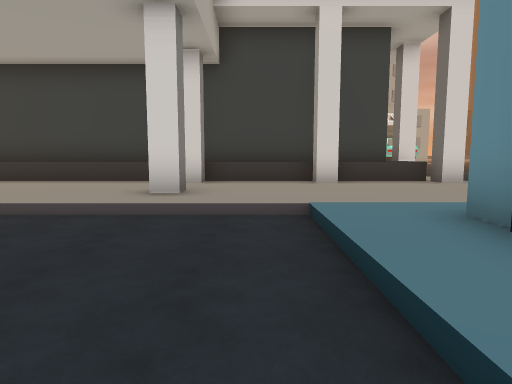
view 1 (above)

24 first-person views from a walk through a 3-D level made in the Unity game engine. The camera is 1.5 m above the floor, tilts 6° down and sees 75° across. The floor is counted in squares, 2 m on a side. Each view is taken from the middle of a square. On the plan, view 1 faces up. The plan holds only what a view shows up to about 11 squares ahead; the rest is blank. The place goes on beyond the plan. The player is left out. Some surface patterns are stand-ins.

view 2
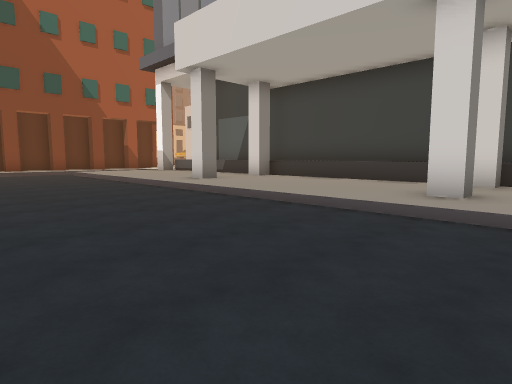

view 3
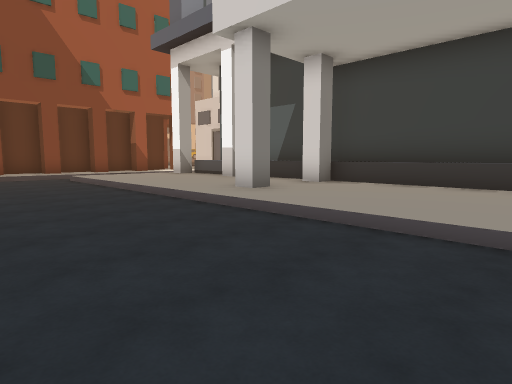

view 4
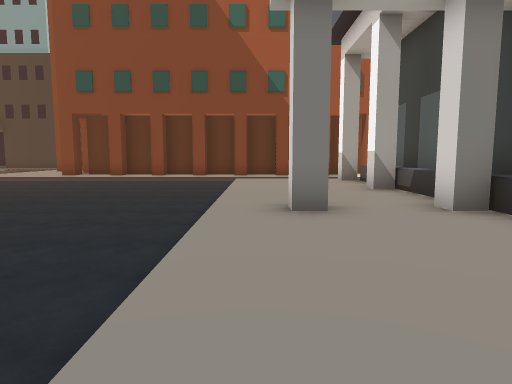

view 5
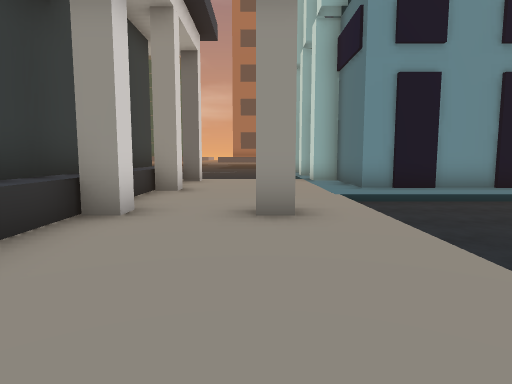

view 6
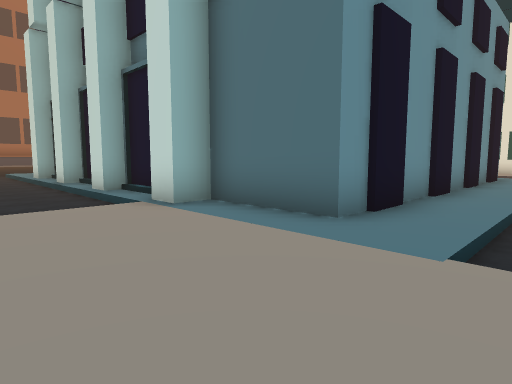

view 7
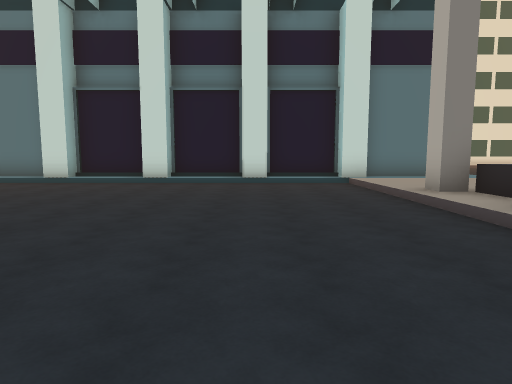

view 8
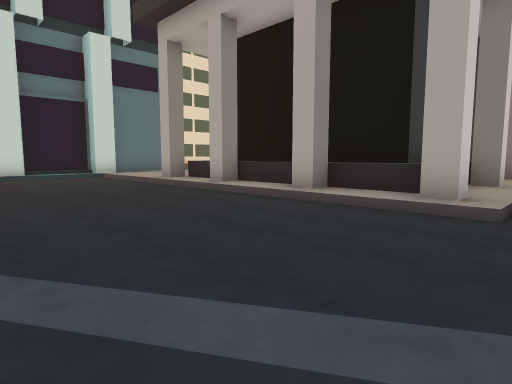

view 9
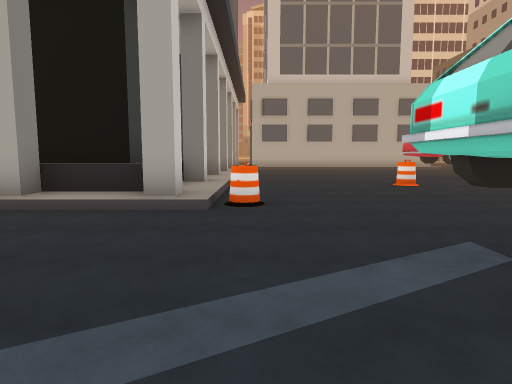

view 10
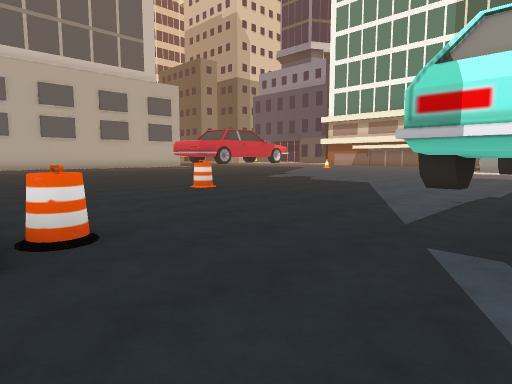

view 11
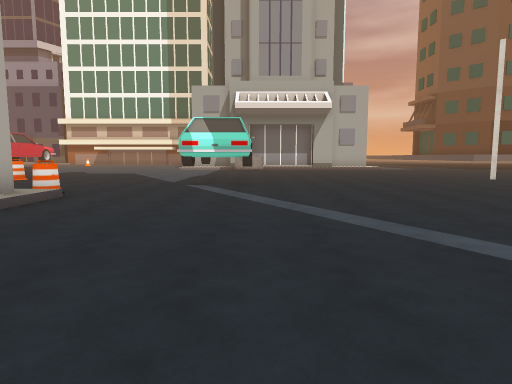

view 12
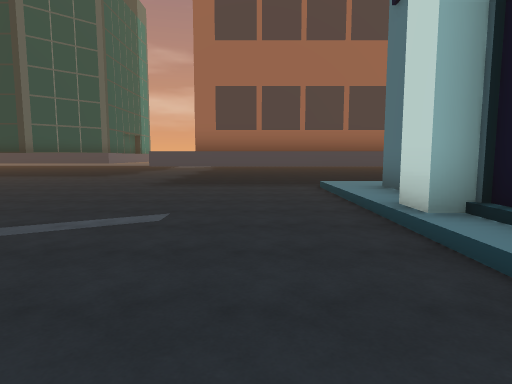

view 13
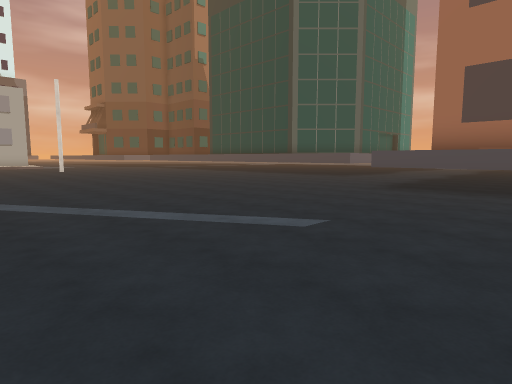

view 14
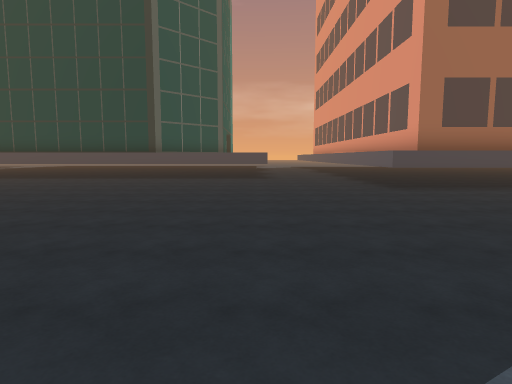

view 15
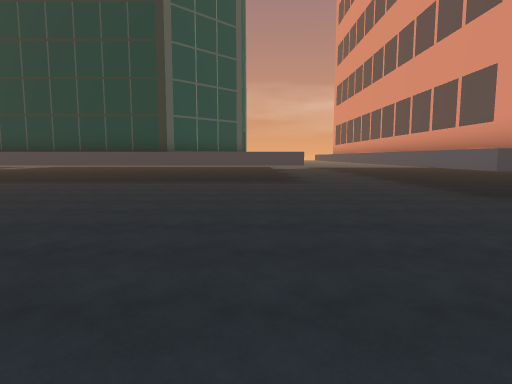

view 16
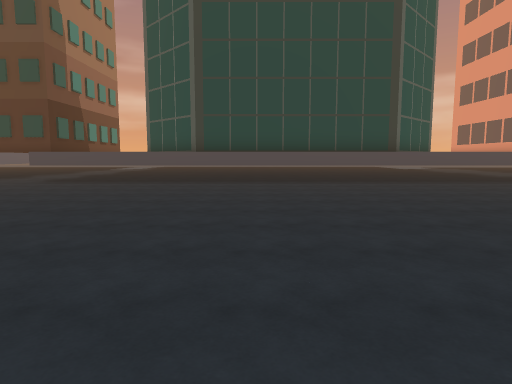

view 17
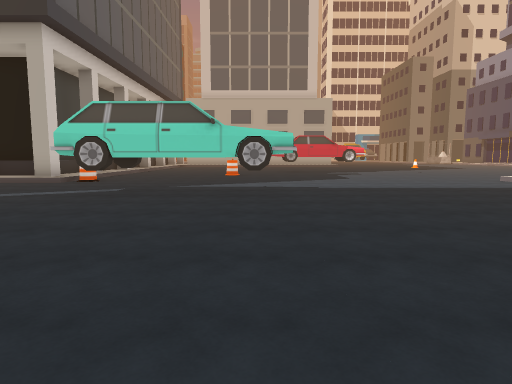

view 18
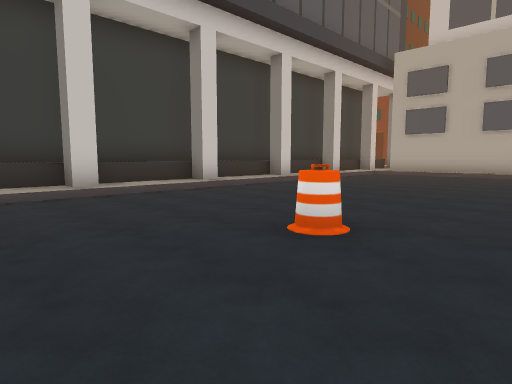

view 19
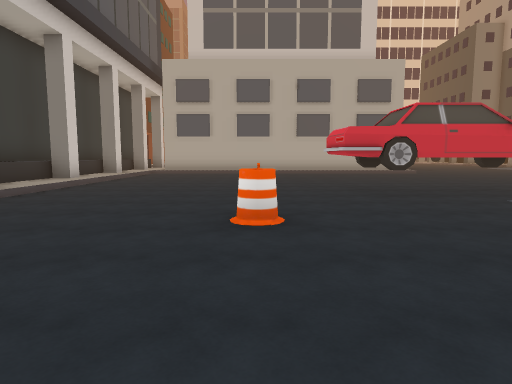

view 20
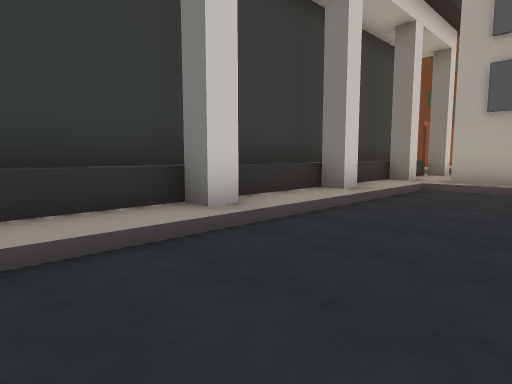

view 21
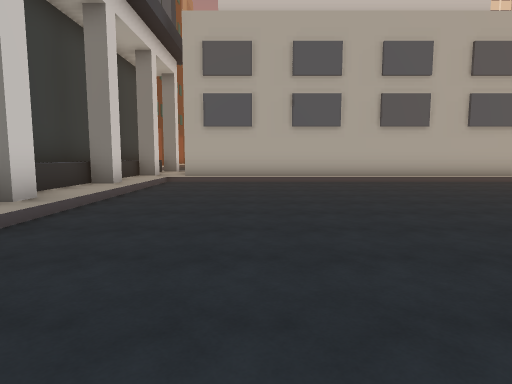

view 22
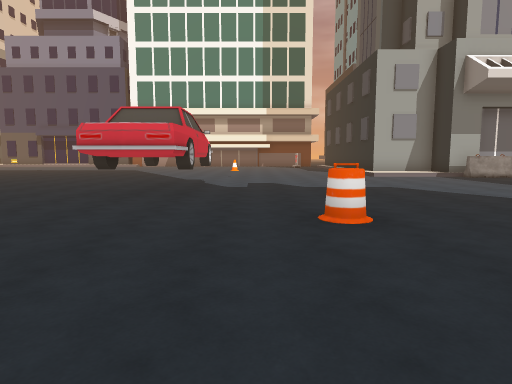

view 23
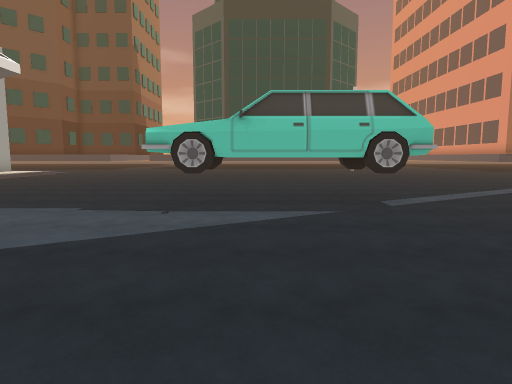

view 24
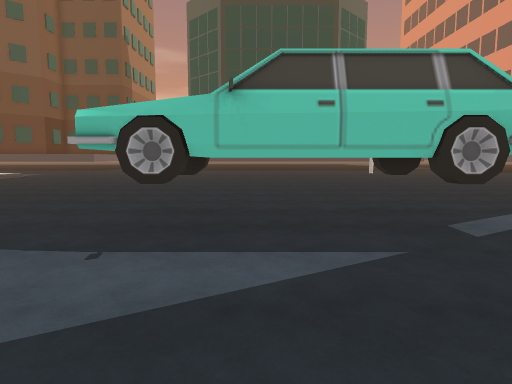

### Floor plan
Key: @ floor where view 1 was taken; # wall or solid block; . main floor; : floor 0.25 m higher than the main floor; / step, stairs or slope; ^ raised ledge; C cone; T thing the floor can be seen under or through.
Columns run from 14 left of view 1 to 24 right of it. Each row starts with its distance up from view 1.
 28       ........... .....  .....      ..
 27    #/ .....TT.................    ...^
 26    #/......TT.................   ....^
 25    #/...... T.................  .....^
 24    #/......TT........................^
 23    #/......TT........................^
 22    #/................TT..............^
 21    #/..........C.....TT..............^
 20    #/................TT..............^
 19    #/................TT..............^
 18    #/................................^
 17    #/..............C........#........^
 16 #:::::::::::::::::::.................^
 15 #^^#^^#^^^^^^^^^^^^:.................^
 14    ^ ^^^^^^^^^^^^^^:.................^
 13                  ^#:.................^
 12                  ^^:.................^
 11                  ^^:...................
 10                  ^^:...................
  9  ^#^##^#####^###^#^:...................
  8 #::#::#:::::#:::#:#:.............######
  7  :::::::::::::::::::.............#
  6 ::::::#:::::#:::::::.............#
  5 ::::::::::::::::::::.............#
  4 ...............::::#::#::#::#::::#
  3 ...............::##############::#
  2 ...............:##
  1 ...............::#
  0 ......    ....@:##

Where each view was taken, in squares from view 1:
view 1: 0 up, 0 right, facing up
view 2: 0 up, 0 right, facing up-left
view 3: 1 up, 3 left, facing up-left
view 4: 5 up, 3 left, facing left
view 5: 6 up, 6 left, facing right
view 6: 7 up, 0 right, facing down-right
view 7: 14 up, 8 right, facing down
view 8: 17 up, 10 right, facing down-left
view 9: 17 up, 10 right, facing left
view 10: 16 up, 8 right, facing up-left
view 11: 10 up, 9 right, facing up
view 12: 6 up, 10 right, facing right
view 13: 5 up, 11 right, facing up-right
view 14: 12 up, 11 right, facing right
view 15: 13 up, 13 right, facing right
view 16: 21 up, 13 right, facing right
view 17: 22 up, 15 right, facing left
view 18: 23 up, 4 right, facing down-left
view 19: 21 up, 5 right, facing left
view 20: 19 up, 2 left, facing down-left
view 21: 19 up, 0 right, facing left
view 22: 17 up, 0 right, facing up
view 23: 21 up, 2 right, facing right
view 24: 21 up, 4 right, facing right
